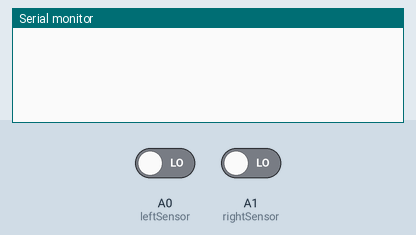
Recording of a sketch running on a simulated Arduino Uno, built with avr-gcc and run on an emulated ATmega328P. Shown: the last lines printed to the serial monitor. The test bench sets the inputs (shaded band); at power-on: A0 (leftSensor) LOW, A1 (rightSensor) LOW.

Above: at 1.2 s.
1.3 s: A0 (leftSensor) driven HIGH
At 1.37 s:
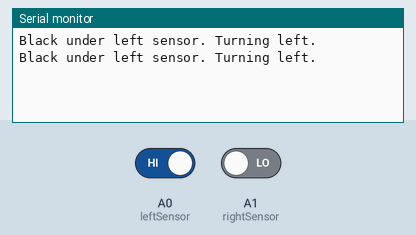
3.2 s: A1 (rightSensor) driven HIGH
At 3.32 s:
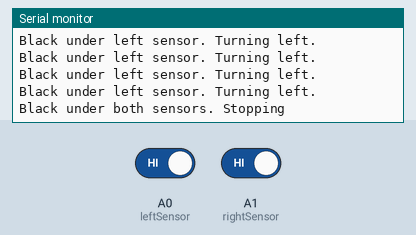
5.2 s: A0 (leftSensor) driven LOW
At 5.35 s:
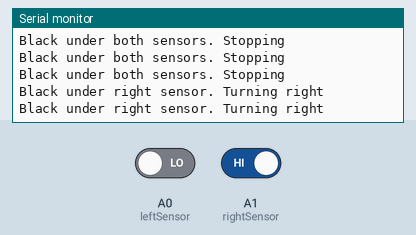
7.2 s: A0 (leftSensor) driven HIGH
At 7.31 s:
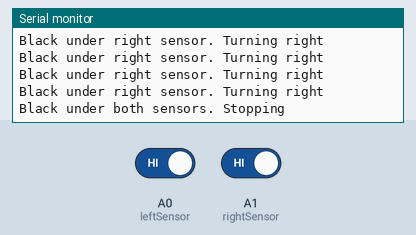
10.2 s: A1 (rightSensor) driven LOW
At 10.35 s:
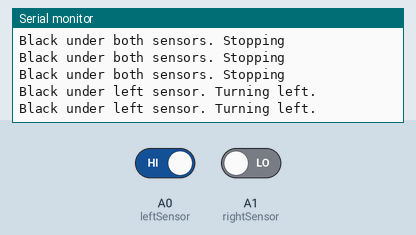

Measured:
- after the input at 1.3 s, the serial monitor: prints a new line at once (image 1)
- after the input at 3.2 s, the serial monitor: prints a new line after 0.10 s (image 2)
- after the input at 5.2 s, the serial monitor: prints a new line after 0.08 s (image 3)
- after the input at 10.2 s, the serial monitor: prints a new line after 0.08 s (image 5)

The sketch:

sketch_ir_sensor_example.ino
```cpp
#define leftSensor  A0
#define rightSensor A1

void setup() {
  pinMode(leftSensor,INPUT);
  pinMode(rightSensor,INPUT);

  Serial.begin(9600);
}

void loop(){
  if (digitalRead(leftSensor) && digitalRead(rightSensor)) {
    Serial.println ("Black under both sensors. Stopping");
  }
  else if (digitalRead(leftSensor)) {
    Serial.println ("Black under left sensor. Turning left.");
  }
  else if (digitalRead(rightSensor)) {
    Serial.println ("Black under right sensor. Turning right");
  }
}
```
